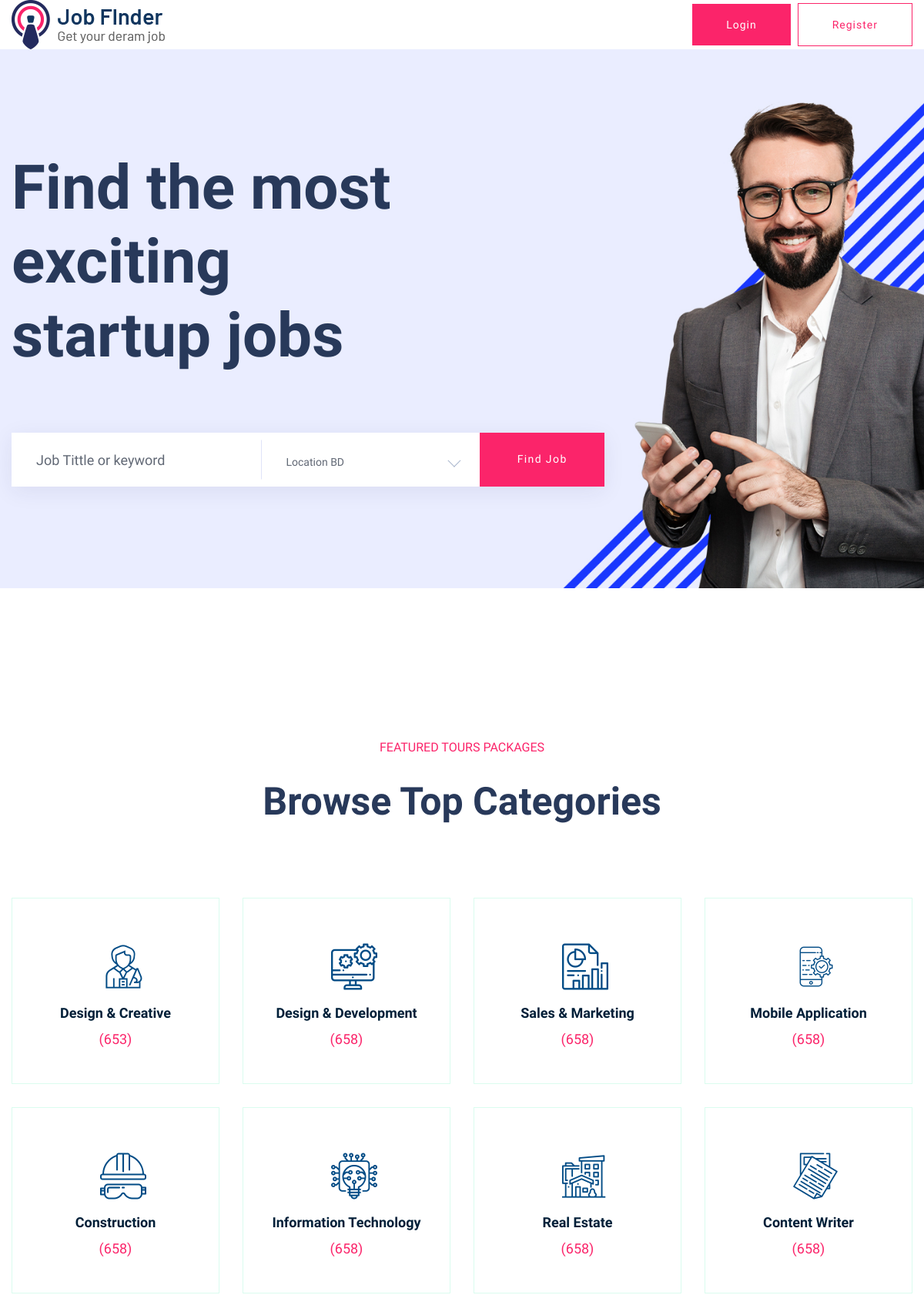
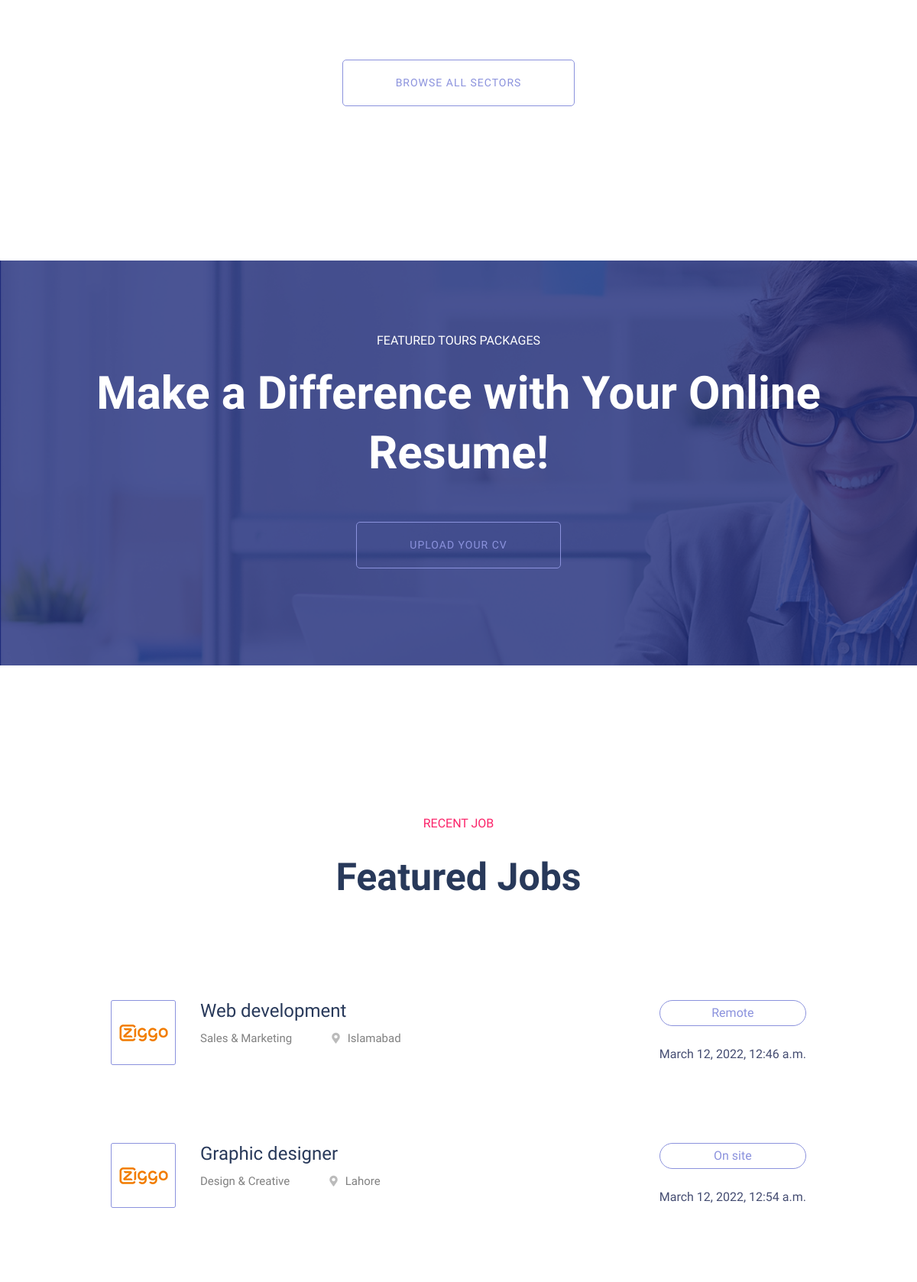
The page / (upper part) on the database its author committed (2 pictures, top to bottom).
### main/models.py (models this page shows, shortened)
class jobPostData(models.Model):
    CATEGORY_CHOICES = (
    ("Design & Creative", "Design & Creative"),
    ("Design & Development", "Design & Development"),
    ("Sales & Marketing", "Sales & Marketing"),
    ("Mobile Application", "Mobile Application"),
    ("Construction", "Construction"),
    ("Information Technology", "Information Technology"),
    ("Real Estate", "Real Estate"),
    ("Content Writer", "Content Writer"),
    )
    JOB_CHOICES =(
        ("Part Time","Part Time"),
        ("Full Time","Full Time"),
        ("Remote","Remote"),
        ("On site","On site"),
    )
    title = models.CharField(max_length=70,default='')
    desription = RichTextField(null=True,blank=True)
    author = models.CharField(max_length=50)
    location = models.CharField(max_length=100,default='')
    job_nature = models.CharField(max_length=30,choices=JOB_CHOICES,default='No choice')
    category = models.CharField(max_length=50,choices=CATEGORY_CHOICES,default='No category')
    posted_date = models.DateTimeField(auto_now_add=True)
    vacancy = models.IntegerField(default=1)
    salary = models.CharField(max_length=30,default='')
    application_deadline = models.DateTimeField(default=datetime.datetime.now())
    user_job_post = models.ForeignKey(User,on_delete=models.CASCADE)

### main/views.py (the view)
# urls.py: 2. Add a URL to urlpatterns:  path('', views.home, name='home')
def home(request):
    data = jobPostData.objects.all()
    template_name = 'main/index.html'
    context={
        'data':data,
    }
    return render(request,template_name,context)

### main/templates/main/index.html (shortened to what this page needs)
{% extends 'main/layout.html' %}
{% load static %}
{% block body %}
<main>
    <div class="slider-area">
      <div class="slider-active">
        <div
          class="single-slider slider-height d-flex align-items-center"
          data-background=" {% static 'main/assets/img/hero/h1_hero.jpg'  %}"
        >
          <div class="container">
            <div class="row">
              <div class="col-xl-6 col-lg-9 col-md-10">
                <div class="hero__caption">
                  <h1>Find the most exciting startup jobs</h1>
                </div>
              </div>
            </div>
            <div class="row">
              <div class="col-xl-8">
                <form action="#" class="search-box">
                  <div class="input-form">
                    <input type="text" placeholder="Job Tittle or keyword" />
                  </div>
                  <div class="select-form">
                  </div>
                  <div class="search-form">
                    <a href="#">Find job</a>
                  </div>
                </form>
              </div>
            </div>
          </div>
        </div>
      </div>
    </div>
    <div class="our-services section-pad-t30">
      <div class="container">
        <div class="row">
          <div class="col-lg-12">
            <div class="section-tittle text-center">
              <span>FEATURED TOURS Packages</span>
              <h2>Browse Top Categories</h2>
            </div>
          </div>
        </div>
        <div class="row d-flex justify-contnet-center">
          <div class="col-xl-3 col-lg-3 col-md-4 col-sm-6">
            <div class="single-services text-center mb-30">
              <div class="services-ion">
                <span class="flaticon-tour"></span>
              </div>
              <div class="services-cap">
                <h5><a href="job_listing.html">Design & Creative</a></h5>
                <span>(653)</span>
              </div>
            </div>
          </div>
          <div class="col-xl-3 col-lg-3 col-md-4 col-sm-6">
            <div class="single-services text-center mb-30">
              <div class="services-ion">
                <span class="flaticon-cms"></span>
              </div>
              <div class="services-cap">
                <h5><a href="job_listing.html">Design & Development</a></h5>
                <span>(658)</span>
              </div>
            </div>
          </div>
          <div class="col-xl-3 col-lg-3 col-md-4 col-sm-6">
            <div class="single-services text-center mb-30">
              <div class="services-ion">
                <span class="flaticon-report"></span>
              </div>
              <div class="services-cap">
                <h5><a href="job_listing.html">Sales & Marketing</a></h5>
                <span>(658)</span>
              </div>
            </div>
          </div>
          <div class="col-xl-3 col-lg-3 col-md-4 col-sm-6">
            <div class="single-services text-center mb-30">
              <div class="services-ion">
                <span class="flaticon-app"></span>
              </div>
              <div class="services-cap">
                <h5><a href="job_listing.html">Mobile Application</a></h5>
                <span>(658)</span>
              </div>
            </div>
          </div>
          <div class="col-xl-3 col-lg-3 col-md-4 col-sm-6">
            <div class="single-services text-center mb-30">
              <div class="services-ion">
                <span class="flaticon-helmet"></span>
              </div>
              <div class="services-cap">
                <h5><a href="job_listing.html">Construction</a></h5>
                <span>(658)</span>
              </div>
            </div>
          </div>
          <div class="col-xl-3 col-lg-3 col-md-4 col-sm-6">
            <div class="single-services text-center mb-30">
              <div class="services-ion">
                <span class="flaticon-high-tech"></span>
              </div>
              <div class="services-cap">
                <h5><a href="job_listing.html">Information Technology</a></h5>
                <span>(658)</span>
              </div>
            </div>
          </div>
          <div class="col-xl-3 col-lg-3 col-md-4 col-sm-6">
            <div class="single-services text-center mb-30">
              <div class="services-ion">
                <span class="flaticon-real-estate"></span>
              </div>
              <div class="services-cap">
                <h5><a href="job_listing.html">Real Estate</a></h5>
                <span>(658)</span>
              </div>
            </div>
          </div>
          <div class="col-xl-3 col-lg-3 col-md-4 col-sm-6">
            <div class="single-services text-center mb-30">
              <div class="services-ion">
                <span class="flaticon-content"></span>
              </div>
              <div class="services-cap">
                <h5><a href="job_listing.html">Content Writer</a></h5>
                <span>(658)</span>
              </div>
            </div>
          </div>
        </div>
        <div class="row">
          <div class="col-lg-12">
            <div class="browse-btn2 text-center mt-50">
              <a href="job_listing.html" class="border-btn2"
                >Browse All Sectors</a
              >
            </div>
          </div>
        </div>
      </div>
    </div>
    <div
      class="online-cv cv-bg section-overly pt-90 pb-120"
      data-background="{% static  'main/assets/img/gallery/cv_bg.jpg' %}  "
    >
      <div class="container">
        <div class="row justify-content-center">
          <div class="col-xl-10">
            <div class="cv-caption text-center">
              <p class="pera1">FEATURED TOURS Packages</p>
              <p class="pera2">Make a Difference with Your Online Resume!</p>
              <a href="#" class="border-btn2 border-btn4">Upload your cv</a>
            </div>
          </div>
        </div>
      </div>
    </div>
    <section class="featured-job-area feature-padding">
      <div class="container">
        <div class="row">
          <div class="col-lg-12">
            <div class="section-tittle text-center">
              <span>Recent Job</span>
              <h2>Featured Jobs</h2>
            </div>
          </div>
        </div>
        <div class="row justify-content-center">
          <div class="col-xl-10">
            {%  for dt in data %}
            <div class="single-job-items mb-30">
              <div class="job-items">
                <div class="company-img">
                  <a href="{% url 'jobPostDetail' dt.id %}"
                    ><img src="{% static  'main/assets/img/icon/job-list1.png' %} " alt=""
                  /></a>
                </div>
                <div class="job-tittle">
                  <a href="{% url 'jobPostDetail' dt.id %}"><h4>{{dt.title}}</h4></a>
                  <ul>
                    <li>{{dt.category}}</li>
                    <li>
                      <i class="fas fa-map-marker-alt"></i>{{dt.location}}
                    </li>
                  </ul>
                </div>
              </div>
              <div class="items-link f-right">
                <a href="{% url 'jobPostDetail' dt.id %}">{{dt.job_nature}}</a>
                <span>{{dt.posted_date}}</span>
              </div>
            </div>
            {% endfor %}
          </div>
        </div>
      </div>
    </section>
  </main>
{% endblock body %}

### rows shown on the page
jobPostData: title "Web development", category "Sales & Marketing", location "Islamabad", job_nature "Remote", posted_date "March 12, 2022, 12:46 a.m."
jobPostData: title "Graphic designer", category "Design & Creative", location "Lahore", job_nature "On site", posted_date "March 12, 2022, 12:54 a.m."
